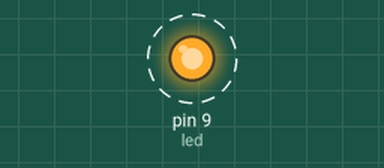
The sketch below on a simulated Arduino Uno, built with avr-gcc and run on an emulated ATmega328P. Parts: output pins drawn as LEDs (lit = HIGH). Dashed ring = blinking.

Above: at 0.2 s.
Timing chart, 0 to 4.6 s (numbered marks = the images above):
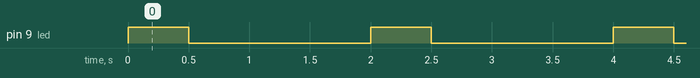

Measured:
- by itself, pin 9 (led): alternates HIGH for 0.50 s and LOW for 1.5 s

The sketch:

Led_Blink.ino
```cpp
/*
    LED_Blink with duty cycle 25%
    total cycle time period is 2 second
 */

int led = 9;
void setup() {
  pinMode(led,OUTPUT);
}

void loop() {
  digitalWrite(led,HIGH);
  delay(500);
  digitalWrite(led,LOW);
  delay(1500);

}
```
